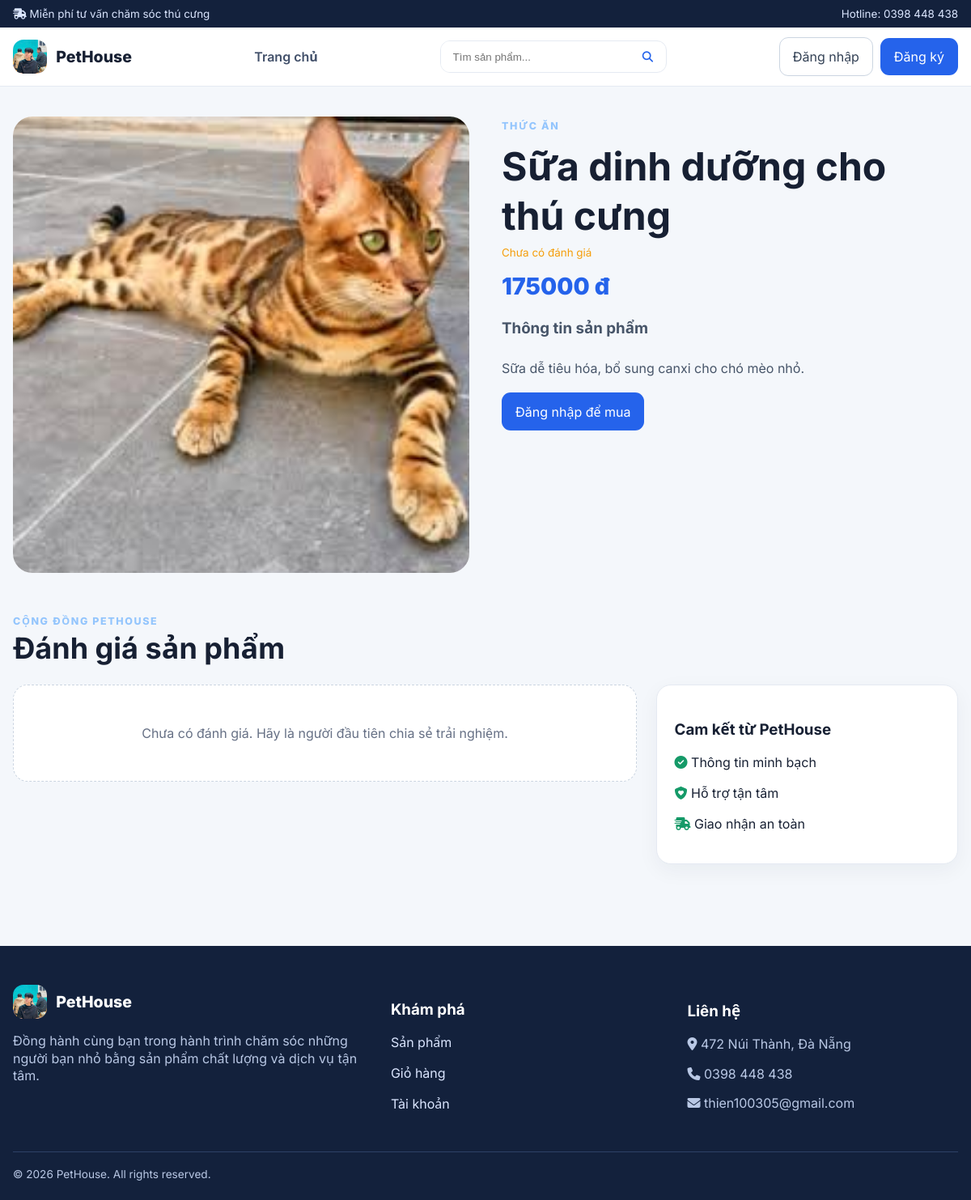
/product/38/, run on the app's committed database.
### accounts/models.py (models this page shows, shortened)
class Product(models.Model):
    name = models.CharField(max_length=200, verbose_name="Tên sản phẩm")
    description = models.TextField(verbose_name="Mô tả")
    price = models.DecimalField(max_digits=12, decimal_places=0, validators=[MinValueValidator(0)], verbose_name="Giá")
    image = models.ImageField(upload_to="products/", verbose_name="Hình ảnh")
    category = models.ForeignKey(Category, on_delete=models.PROTECT, related_name="products", verbose_name="Danh mục")
    created_at = models.DateTimeField(auto_now_add=True, verbose_name="Ngày tạo")
    updated_at = models.DateTimeField(auto_now=True, verbose_name="Ngày cập nhật")
    is_active = models.BooleanField(default=True, verbose_name="Đang bán")
    class Meta:
        verbose_name = "Sản phẩm"
        verbose_name_plural = "Sản phẩm"
        ordering = ["-created_at"]

class Category(models.Model):
    name = models.CharField(max_length=100, unique=True, verbose_name="Tên danh mục")
    description = models.TextField(blank=True, verbose_name="Mô tả")
    created_at = models.DateTimeField(auto_now_add=True, verbose_name="Ngày tạo")
    updated_at = models.DateTimeField(auto_now=True, verbose_name="Ngày cập nhật")
    class Meta:
        verbose_name = "Danh mục"
        verbose_name_plural = "Danh mục"
        ordering = ["name"]

### accounts/views.py (the view)
# urls.py: path("product/<int:product_id>/", views.product_detail, name="product_detail"),
def product_detail(request, product_id):
    product = get_object_or_404(Product.objects.select_related("category"), id=product_id, is_active=True)
    reviews = product.reviews.select_related("user")
    user_review = reviews.filter(user=request.user).first() if request.user.is_authenticated else None
    can_review = False
    if request.user.is_authenticated:
        can_review = OrderItem.objects.filter(
            order__user=request.user, order__status__in=["delivered", "review"], product=product
        ).exists()
    return render(request, "product_detail.html", {
        "product": product, "reviews": reviews, "user_review": user_review,
        "can_review": can_review, "average_rating": reviews.aggregate(value=Avg("rating"))["value"],
    })

### accounts/context_processors.py (called while the page is built)
def store_context(request):
    cart_count = 0
    if request.user.is_authenticated:
        cart_count = CartItem.objects.filter(cart__user=request.user).aggregate(total=Sum("quantity"))["total"] or 0
    return {"cart_count": cart_count}

### ecommerce/templates/product_detail.html (shortened to what this page needs)
{% extends 'base.html' %}
{% block content %}<section class="section"><div class="container"><div class="detail-grid"><img class="detail-image" src="{{ product.image.url }}" alt="{{ product.name }}"><div class="detail-copy"><span class="eyebrow">{{ product.category.name }}</span><h1>{{ product.name }}</h1><div class="rating">{% if average_rating %}<i class="fa-solid fa-star"></i> {{ average_rating|floatformat:1 }} / 5 · {{ reviews|length }} đánh giá{% else %}Chưa có đánh giá{% endif %}</div><div class="detail-price">{{ product.price|floatformat:0 }} đ</div><div class="prose"><h3>Thông tin sản phẩm</h3><p>{{ product.description|linebreaksbr }}</p></div><div class="actions">{% if user.is_authenticated %}<a class="btn btn-primary" href="{% url 'checkout_product' product.id %}"><i class="fa-solid fa-bolt"></i> Mua ngay</a><form method="post" action="{% url 'add_to_cart' product.id %}">{% csrf_token %}<input type="hidden" name="next" value="{{ request.path }}"><button class="btn btn-outline"><i class="fa-solid fa-bag-shopping"></i> Thêm vào giỏ</button></form>{% else %}<a class="btn btn-primary" href="{% url 'login' %}?next={{ request.path|urlencode }}">Đăng nhập để mua</a>{% endif %}</div></div></div>
<div class="section-heading" style="margin-top:3rem"><div><span class="eyebrow">Cộng đồng PetHouse</span><h2>Đánh giá sản phẩm</h2></div></div>
<div class="two-col"><div>{% for review in reviews %}<article class="panel" style="margin-bottom:1rem"><div class="row-between"><strong>{{ review.user.get_full_name|default:review.user.username }}</strong><span class="rating">{% for i in '12345' %}{% if forloop.counter <= review.rating %}<i class="fa-solid fa-star"></i>{% else %}<i class="fa-regular fa-star"></i>{% endif %}{% endfor %}</span></div><p class="prose">{{ review.comment }}</p><small class="muted">{{ review.updated_at|date:'d/m/Y H:i' }}</small></article>{% empty %}<div class="empty-state">Chưa có đánh giá. Hãy là người đầu tiên chia sẻ trải nghiệm.</div>{% endfor %}</div><aside class="panel"><h3>Cam kết từ PetHouse</h3><p><i class="fa-solid fa-circle-check" style="color:var(--success)"></i> Thông tin minh bạch</p><p><i class="fa-solid fa-shield-heart" style="color:var(--success)"></i> Hỗ trợ tận tâm</p><p><i class="fa-solid fa-truck-fast" style="color:var(--success)"></i> Giao nhận an toàn</p></aside></div></div></section>{% endblock %}

### ecommerce/static/css/store.css (style rules this page uses)
:root { --brand:#2563eb;--brand-dark:#1e40af;--ink:#172033;--muted:#667085;--surface:#fff;--soft:#f4f7fb;--line:#e5eaf2;--success:#159a68;--danger:#dc3545;--radius:18px;--shadow:0 14px 36px rgba(23,32,51,.09) }
* { box-sizing:border-box }
body { font-family:Inter,system-ui,-apple-system,"Segoe UI",sans-serif;color:var(--ink);background:var(--soft);margin:0 }
.container { width:min(1180px,calc(100% - 32px));margin:auto }
.btn { display:inline-flex;align-items:center;justify-content:center;gap:.45rem;border:1px solid transparent;border-radius:11px;padding:.72rem 1rem;font-weight:700;text-decoration:none;cursor:pointer;background:white;color:var(--ink);font:inherit }
.btn-primary { background:var(--brand);color:white }
.eyebrow { text-transform:uppercase;letter-spacing:.13em;font-weight:800;font-size:.78rem;color:#93c5fd }
.section { padding:2.3rem 0 }
.section-heading { display:flex;align-items:end;justify-content:space-between;gap:1rem;margin-bottom:1.35rem }
.section-heading h1,.section-heading h2 { margin:0;font-size:clamp(1.65rem,3vw,2.25rem) }
.rating { color:#f59e0b;font-size:.84rem }
.empty-state { background:white;border:1px dashed #cbd5e1;border-radius:var(--radius);padding:3rem;text-align:center;color:var(--muted);grid-column:1/-1 }
.panel { background:white;border:1px solid var(--line);border-radius:var(--radius);box-shadow:0 8px 26px rgba(23,32,51,.05);padding:1.35rem }
.two-col { display:grid;grid-template-columns:minmax(0,1.55fr) minmax(290px,.75fr);gap:1.5rem }
.detail-grid { display:grid;grid-template-columns:1fr 1fr;gap:2.5rem;align-items:start }
.detail-image { width:100%;aspect-ratio:1/1;object-fit:cover;border-radius:24px;background:white }
.detail-copy h1 { font-size:clamp(2rem,4vw,3rem);margin:.5rem 0 }
.detail-price { font-size:1.8rem;font-weight:850;color:var(--brand);margin:1rem 0 }
.prose { line-height:1.75;color:#475569 }
.actions { display:flex;gap:.7rem;flex-wrap:wrap }

### data on the page
Product: image (picture), category.name "THỨC ĂN", name "Sữa dinh dưỡng cho thú cưng", price "175000", description "Sữa dễ tiêu hóa, bổ sung canxi cho chó mèo nhỏ."
